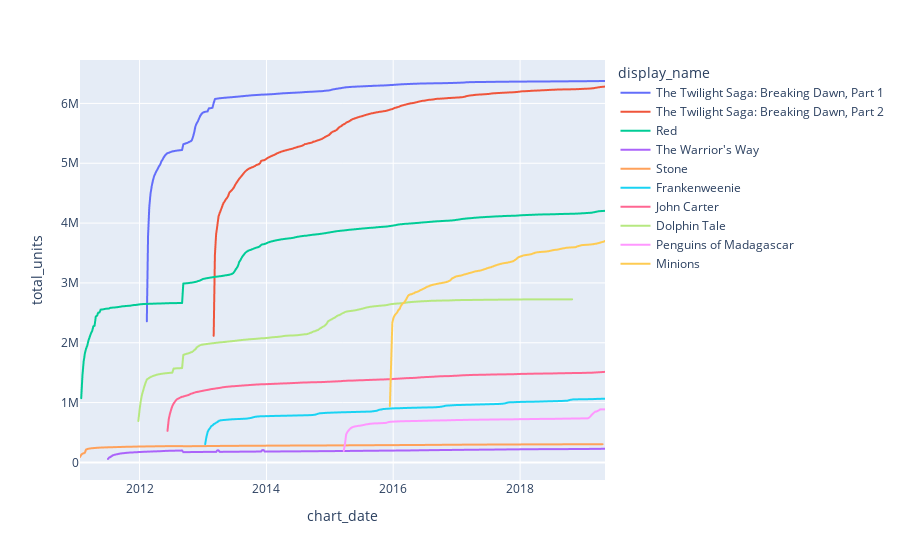

The notebook cell saved with this chart:
### Code cell
px.line(data_frame=movie_weekly_dvd,x='chart_date',y='total_units',color='display_name')

### Figure 1 — Plotly figure (JSON) as saved in the notebook; plotly's stock layout.template omitted (floating-point values rounded to 4 significant figures; data arrays with more than 128 entries replaced by an {"elided": "..."} marker saying what was removed)
{"data": [{"hovertemplate": "display_name=The Twilight Saga: Breaking Dawn, Part 1<br>chart_date=%{x}<br>total_units=%{y}<extra></extra>", "legendgroup": "The Twilight Saga: Breaking Dawn, Part 1", "line": {"color": "#636efa", "dash": "solid"}, "marker": {"symbol": "circle"}, "mode": "lines", "name": "The Twilight Saga: Breaking Dawn, Part 1", "showlegend": true, "type": "scattergl", "x": {"elided": "378 str values"}, "xaxis": "x", "y": {"elided": "378 int values"}, "yaxis": "y"}, {"hovertemplate": "display_name=The Twilight Saga: Breaking Dawn, Part 2<br>chart_date=%{x}<br>total_units=%{y}<extra></extra>", "legendgroup": "The Twilight Saga: Breaking Dawn, Part 2", "line": {"color": "#EF553B", "dash": "solid"}, "marker": {"symbol": "circle"}, "mode": "lines", "name": "The Twilight Saga: Breaking Dawn, Part 2", "showlegend": true, "type": "scattergl", "x": {"elided": "323 str values"}, "xaxis": "x", "y": {"elided": "323 int values"}, "yaxis": "y"}, {"hovertemplate": "display_name=Red<br>chart_date=%{x}<br>total_units=%{y}<extra></extra>", "legendgroup": "Red", "line": {"color": "#00cc96", "dash": "solid"}, "marker": {"symbol": "circle"}, "mode": "lines", "name": "Red", "showlegend": true, "type": "scattergl", "x": {"elided": "430 str values"}, "xaxis": "x", "y": {"elided": "430 int values"}, "yaxis": "y"}, {"hovertemplate": "display_name=The Warrior's Way<br>chart_date=%{x}<br>total_units=%{y}<extra></extra>", "legendgroup": "The Warrior's Way", "line": {"color": "#ab63fa", "dash": "solid"}, "marker": {"symbol": "circle"}, "mode": "lines", "name": "The Warrior's Way", "showlegend": true, "type": "scattergl", "x": {"elided": "405 str values"}, "xaxis": "x", "y": {"elided": "405 int values"}, "yaxis": "y"}, {"hovertemplate": "display_name=Stone<br>chart_date=%{x}<br>total_units=%{y}<extra></extra>", "legendgroup": "Stone", "line": {"color": "#FFA15A", "dash": "solid"}, "marker": {"symbol": "circle"}, "mode": "lines", "name": "Stone", "showlegend": true, "type": "scattergl", "x": {"elided": "416 str values"}, "xaxis": "x", "y": {"elided": "416 int values"}, "yaxis": "y"}, {"hovertemplate": "display_name=Frankenweenie<br>chart_date=%{x}<br>total_units=%{y}<extra></extra>", "legendgroup": "Frankenweenie", "line": {"color": "#19d3f3", "dash": "solid"}, "marker": {"symbol": "circle"}, "mode": "lines", "name": "Frankenweenie", "showlegend": true, "type": "scattergl", "x": {"elided": "330 str values"}, "xaxis": "x", "y": {"elided": "330 int values"}, "yaxis": "y"}, {"hovertemplate": "display_name=John Carter<br>chart_date=%{x}<br>total_units=%{y}<extra></extra>", "legendgroup": "John Carter", "line": {"color": "#FF6692", "dash": "solid"}, "marker": {"symbol": "circle"}, "mode": "lines", "name": "John Carter", "showlegend": true, "type": "scattergl", "x": {"elided": "361 str values"}, "xaxis": "x", "y": {"elided": "361 int values"}, "yaxis": "y"}, {"hovertemplate": "display_name=Dolphin Tale<br>chart_date=%{x}<br>total_units=%{y}<extra></extra>", "legendgroup": "Dolphin Tale", "line": {"color": "#B6E880", "dash": "solid"}, "marker": {"symbol": "circle"}, "mode": "lines", "name": "Dolphin Tale", "showlegend": true, "type": "scattergl", "x": {"elided": "328 str values"}, "xaxis": "x", "y": {"elided": "328 int values"}, "yaxis": "y"}, {"hovertemplate": "display_name=Penguins of Madagascar<br>chart_date=%{x}<br>total_units=%{y}<extra></extra>", "legendgroup": "Penguins of Madagascar", "line": {"color": "#FF97FF", "dash": "solid"}, "marker": {"symbol": "circle"}, "mode": "lines", "name": "Penguins of Madagascar", "showlegend": true, "type": "scattergl", "x": {"elided": "211 str values"}, "xaxis": "x", "y": {"elided": "211 int values"}, "yaxis": "y"}, {"hovertemplate": "display_name=Minions<br>chart_date=%{x}<br>total_units=%{y}<extra></extra>", "legendgroup": "Minions", "line": {"color": "#FECB52", "dash": "solid"}, "marker": {"symbol": "circle"}, "mode": "lines", "name": "Minions", "showlegend": true, "type": "scattergl", "x": {"elided": "178 str values"}, "xaxis": "x", "y": {"elided": "178 int values"}, "yaxis": "y"}], "layout": {"legend": {"title": {"text": "display_name"}, "tracegroupgap": 0}, "margin": {"t": 60}, "xaxis": {"anchor": "y", "domain": [0, 1], "title": {"text": "chart_date"}}, "yaxis": {"anchor": "x", "domain": [0, 1], "title": {"text": "total_units"}}}}
